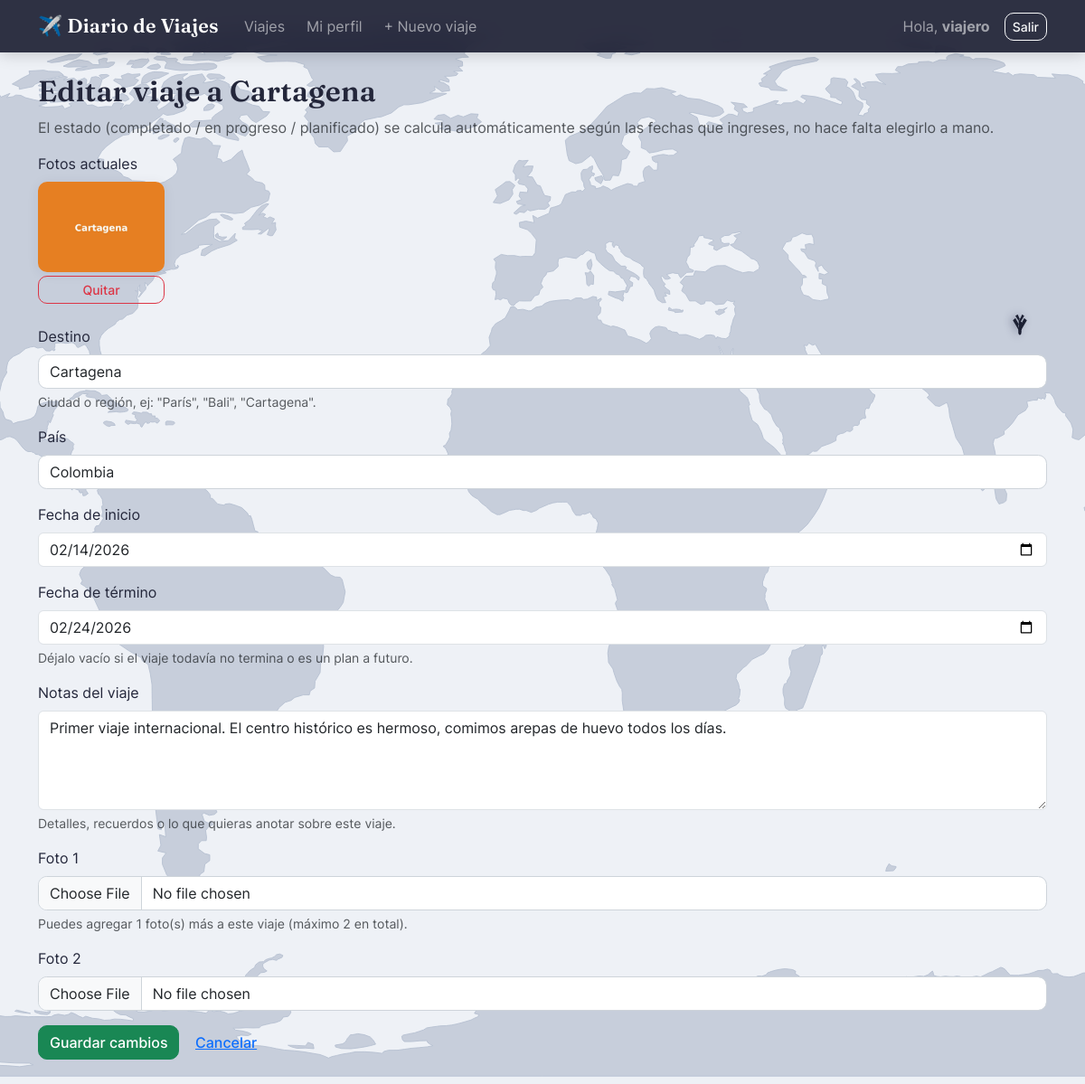
/viaje/1/editar/ (signed in), run on the app's committed database.
### viajes/models.py (models this page shows, shortened)
class Viaje(models.Model):
    COMPLETADO = "completado"
    EN_PROGRESO = "en_progreso"
    PLANIFICADO = "planificado"
    ESTADO_CHOICES = [
        (COMPLETADO, "Completado"),
        (EN_PROGRESO, "En progreso"),
        (PLANIFICADO, "Planificado"),
    ]
    propietario = models.ForeignKey(
        settings.AUTH_USER_MODEL,
        on_delete=models.CASCADE,
        related_name="viajes",
        verbose_name="Propietario",
    )
    destino = models.CharField(
        max_length=100,
        verbose_name="Destino",
        help_text='Ciudad o región, ej: "París", "Bali", "Cartagena".',
    )
    pais = models.CharField(max_length=100, verbose_name="País")
    fecha_inicio = models.DateField(verbose_name="Fecha de inicio")
    fecha_fin = models.DateField(
        verbose_name="Fecha de término",
        null=True,
        blank=True,
        help_text="Déjalo vacío si el viaje todavía no termina o es un plan a futuro.",
    )
    estado = models.CharField(
        max_length=15,
        choices=ESTADO_CHOICES,
        default=PLANIFICADO,
        editable=False,
        verbose_name="Estado",
    )
    notas = models.TextField(
        blank=True,
        verbose_name="Notas del viaje",
        help_text="Detalles, recuerdos o lo que quieras anotar sobre este viaje.",
    )
    creado = models.DateTimeField(auto_now_add=True)
    actualizado = models.DateTimeField(auto_now=True)
    class Meta:
        ordering = ["-fecha_inicio"]  # más reciente primero
        verbose_name = "Viaje"
        verbose_name_plural = "Viajes"
    @property
    def fotos_restantes(self):
        return max(FotoViaje.MAX_FOTOS_POR_VIAJE - self.fotos.count(), 0)

class FotoViaje(models.Model):
    MAX_FOTOS_POR_VIAJE = 2
    viaje = models.ForeignKey(Viaje, on_delete=models.CASCADE, related_name="fotos")
    imagen = models.ImageField(upload_to="viajes/%Y/%m/", verbose_name="Foto")
    subida = models.DateTimeField(auto_now_add=True)
    class Meta:
        ordering = ["subida"]
        verbose_name = "Foto de viaje"
        verbose_name_plural = "Fotos de viaje"

### viajes/views.py (the view)
# urls.py: path("viaje/<int:pk>/editar/", views.editar_viaje, name="editar_viaje"),
@login_required
def editar_viaje(request, pk):
    viaje = get_object_or_404(Viaje, pk=pk)
    perfil = _perfil_de(request.user)
    if viaje.propietario_id != request.user.id:
        messages.warning(request, "Solo puedes editar tus propios viajes.")
        return redirect("lista_viajes")
    if not perfil.puede_crear_viajes:
        messages.warning(request, "No tienes permiso para editar viajes. Pídele a un administrador que te lo habilite.")
        return redirect("detalle_viaje", pk=viaje.pk)
    if request.method == "POST":
        form = ViajeForm(request.POST, request.FILES, instance=viaje)
        if form.is_valid():
            fotos_nuevas = form.fotos_nuevas()
            cupo = viaje.fotos_restantes
            if len(fotos_nuevas) > cupo:
                messages.warning(
                    request,
                    f"Este viaje ya tiene {FotoViaje.MAX_FOTOS_POR_VIAJE - cupo} foto(s). "
                    f"Solo se guardaron {cupo} de las que subiste (máximo {FotoViaje.MAX_FOTOS_POR_VIAJE} por viaje).",
                )
            form.save()
            for foto in fotos_nuevas[:cupo]:
                FotoViaje.objects.create(viaje=viaje, imagen=foto)
            messages.success(request, f"Viaje a {viaje.destino} actualizado.")
            return redirect("detalle_viaje", pk=viaje.pk)
    else:
        form = ViajeForm(instance=viaje)
    contexto = {"form": form, "modo": "editar", "viaje": viaje, "fotos_restantes": viaje.fotos_restantes}
    return render(request, "viajes/form_viaje.html", contexto)

### viajes/forms.py (shortened to what this page needs)
class ViajeForm(forms.ModelForm):
    foto_1 = forms.ImageField(required=False, label="Foto 1", widget=forms.ClearableFileInput(attrs={"class": "form-control"}))
    foto_2 = forms.ImageField(required=False, label="Foto 2", widget=forms.ClearableFileInput(attrs={"class": "form-control"}))
    class Meta:
        model = Viaje
        fields = ["destino", "pais", "fecha_inicio", "fecha_fin", "notas"]
        widgets = {
            "destino": forms.TextInput(attrs={"class": "form-control", "placeholder": "Ej: París"}),
            "pais": forms.TextInput(attrs={"class": "form-control", "placeholder": "Ej: Francia"}),
            "fecha_inicio": forms.DateInput(attrs={"class": "form-control", "type": "date"}, format="%Y-%m-%d"),
            "fecha_fin": forms.DateInput(attrs={"class": "form-control", "type": "date"}, format="%Y-%m-%d"),
            "notas": forms.Textarea(
                attrs={"class": "form-control", "rows": 4, "placeholder": "¿Qué pasó en este viaje?"}
            ),
        }

### viajes/views.py (called while the page is built)
def _perfil_de(usuario):
    perfil, _ = PerfilUsuario.objects.get_or_create(usuario=usuario)
    return perfil

### viajes/templates/viajes/form_viaje.html (shortened to what this page needs)
{% extends "viajes/base.html" %}
{% block contenido %}
<h2>{% if modo == 'crear' %}Nuevo viaje{% else %}Editar viaje a {{ viaje.destino }}{% endif %}</h2>
<p class="text-muted">
    El estado (completado / en progreso / planificado) se calcula automáticamente
    según las fechas que ingreses, no hace falta elegirlo a mano.
</p>
{% if viaje.fotos.all %}
<div class="mb-4">
    <label class="form-label d-block">Fotos actuales</label>
    <div class="d-flex gap-3 flex-wrap">
        {% for foto in viaje.fotos.all %}
        <div class="foto-miniatura">
            <img src="{{ foto.imagen.url }}" alt="Foto de {{ viaje.destino }}">
            <form method="post" action="{% url 'eliminar_foto' foto.id %}">
                <button type="submit" class="btn btn-sm btn-outline-danger mt-1 w-100">Quitar</button>
            </form>
        </div>
        {% endfor %}
    </div>
</div>
{% endif %}
<form method="post" enctype="multipart/form-data" novalidate>
    {% for field in form %}
    <div class="mb-3">
        <label class="form-label" for="{{ field.id_for_label }}">{{ field.label }}</label>
        {{ field }}
        {% if field.name == 'foto_1' %}
        <div class="form-text">Puedes agregar {{ fotos_restantes }} foto(s) más a este viaje (máximo 2 en total).</div>
        {% endif %}
        {% if field.help_text %}<div class="form-text">{{ field.help_text }}</div>{% endif %}
    </div>
    {% endfor %}
    <button type="submit" class="btn btn-success">{% if modo == 'crear' %}Crear viaje{% else %}Guardar cambios{% endif %}</button>
    <a href="{% url 'lista_viajes' %}" class="btn btn-link">Cancelar</a>
</form>
{% endblock %}

### viajes/templates/viajes/base.html (shortened to what this page needs)
{% load static %}
<!DOCTYPE html>
<html lang="es">
<head>
    <link href="{% static 'viajes/vendor/bootstrap/css/bootstrap.min.css' %}" rel="stylesheet">
    <link rel="stylesheet" href="{% static 'viajes/css/style.css' %}">
</head>
<body>
<div class="estela-avion" aria-hidden="true">
    <span class="estela-punto" style="--i:1"></span>
    <span class="estela-punto" style="--i:2"></span>
    <span class="estela-punto" style="--i:3"></span>
    <span class="estela-punto" style="--i:4"></span>
    <span class="estela-punto" style="--i:5"></span>
    <span class="estela-punto" style="--i:6"></span>
    <span class="estela-punto" style="--i:7"></span>
    <span class="estela-punto" style="--i:8"></span>
    <span class="estela-punto" style="--i:9"></span>
    <span class="estela-punto" style="--i:10"></span>
    <span class="estela-punto" style="--i:11"></span>
    <span class="estela-punto" style="--i:12"></span>
</div>
<svg class="avion-volador" viewBox="0 0 64 64" aria-hidden="true">
    <path d="
        M58,32 C58,29.5 55,27.8 49,27.5 L15,29.6 C11.5,29.8 11.5,34.2 15,34.4 L49,36.5 C55,36.2 58,34.5 58,32 Z
        M42,27 L18,13 L12,20 L32,31 Z
        M42,37 L18,51 L12,44 L32,33 Z
        M20,29 L6,20 L2,26 L14,31.5 Z
        M20,35 L6,44 L2,38 L14,32.5 Z
    "/>
</svg>
<nav class="navbar navbar-expand-lg navbar-dark bg-dark mb-4">
    <div class="container">
        <a class="navbar-brand" href="{% url 'lista_viajes' %}">✈️ Diario de Viajes</a>
        <div class="collapse navbar-collapse" id="navbarNav">
            {% if user.is_authenticated %}
            <ul class="navbar-nav me-auto">
                <li class="nav-item"><a class="nav-link" href="{% url 'lista_viajes' %}">Viajes</a></li>
                <li class="nav-item"><a class="nav-link" href="{% url 'mi_perfil' %}">Mi perfil</a></li>
                {% if user.perfil.puede_crear_viajes %}
                <li class="nav-item"><a class="nav-link" href="{% url 'crear_viaje' %}">+ Nuevo viaje</a></li>
                {% endif %}
            </ul>
            <span class="navbar-text me-3">
                Hola, <strong>{{ user.username }}</strong>
            </span>
            <form action="{% url 'logout' %}" method="post" class="d-flex">
                <button class="btn btn-outline-light btn-sm" type="submit">Salir</button>
            </form>
            {% else %}
            <ul class="navbar-nav ms-auto">
                <li class="nav-item"><a class="nav-link" href="{% url 'login' %}">Ingresar</a></li>
                <li class="nav-item"><a class="nav-link" href="{% url 'registro' %}">Crear cuenta</a></li>
            </ul>
            {% endif %}
        </div>
    </div>
</nav>
<div class="container mb-5">
    {% block contenido %}{% endblock %}
</div>
</body>
</html>

### viajes/static/viajes/css/style.css (style rules this page uses)
:root { --fuente-titulos: "Fraunces", "Georgia", serif; --fuente-texto: "Inter", -apple-system, "Segoe UI", Roboto, sans-serif; --color-primario: #3a86ff; --color-primario-oscuro: #2a5fc9; --sombra-suave: 0 2px 14px rgba(35, 39, 82, 0.07); --sombra-hover: 0 14px 30px rgba(35, 39, 82, 0.14); }
html { scroll-behavior: smooth; }
body { font-family: var(--fuente-texto); color: #23263a; min-height: 100vh; background-color: #eef1f6; background-attachment: fixed; }
:root { --ruta-vuelo: ellipse(44vw 40vh at 50vw 45vh); --duracion-vuelo: 34s; }
.avion-volador { position: fixed; top: 50%; left: 50%; width: 26px; height: 26px; margin: -13px 0 0 -13px; fill: #1c2033; filter: drop-shadow(0 3px 5px rgba(20, 22, 60, 0.35)); z-index: 10; pointer-events: none; offset-path: var(--ruta-vuelo); offset-rotate: auto; animation: volar var(--duracion-vuelo) linear infinite; }
.estela-punto { position: fixed; top: 50%; left: 50%; width: 9px; height: 3px; margin: -1.5px 0 0 -4.5px; border-radius: 2px; background: #1c2033; z-index: 9; pointer-events: none; offset-path: var(--ruta-vuelo); offset-rotate: auto; animation: volar var(--duracion-vuelo) linear infinite; animation-delay: calc(var(--i) * -0.45s); opacity: calc(0.75 - var(--i) * 0.06); }
h1, h2, h3, h4, h5, .navbar-brand { font-family: var(--fuente-titulos); font-weight: 600; letter-spacing: 0.2px; }
.navbar { background: rgba(20, 22, 43, 0.88) !important; backdrop-filter: blur(10px); -webkit-backdrop-filter: blur(10px); box-shadow: 0 2px 16px rgba(0, 0, 0, 0.18); }
.navbar-brand { font-size: 1.35rem; letter-spacing: 0.3px; }
.navbar .nav-link { font-family: var(--fuente-texto); border-radius: 8px; padding: 0.4rem 0.75rem !important; transition: background-color 0.15s ease; }
.foto-miniatura { width: 140px; }
.foto-miniatura img { width: 140px; height: 100px; object-fit: cover; border-radius: 10px; box-shadow: var(--sombra-suave); }
form input[type="text"], form input[type="password"], form input[type="email"], form input[type="file"] { display: block; width: 100%; padding: 0.375rem 0.75rem; border: 1px solid #ced4da; border-radius: 0.6rem; background-color: #fff; font-family: var(--fuente-texto); }
.btn { border-radius: 10px; font-family: var(--fuente-texto); font-weight: 500; }
.btn-success { background-color: #198754; border-color: #198754; }

### data on the page
Viaje: destino "Cartagena", form "Cartagena" "Colombia" "02/14/2026" "02/24/2026" "Primer viaje internacional. El centro histórico es hermoso, comimos arepas de huevo todos los días."
FotoViaje: imagen (picture)

### other printed values
{{ user.username }} "viajero"
{{ field.label }} "Destino" "País" "Fecha de inicio" "Fecha de término" "Notas del viaje" "Foto 1" "Foto 2"
{{ field.help_text }} "Ciudad o región, ej: \"París\", \"Bali\", \"Cartagena\"." "Déjalo vacío si el viaje todavía no termina o es un plan a futuro." "Detalles, recuerdos o lo que quieras anotar sobre este viaje."
{{ fotos_restantes }} "1"
